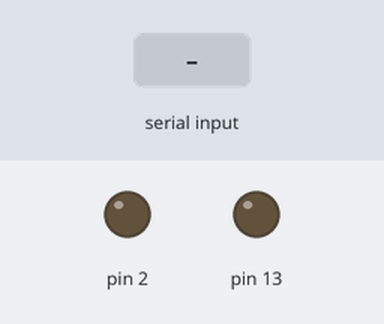
Recording of a sketch running on a simulated Arduino Leonardo, built with avr-gcc and run on an emulated ATmega32U4. On the bench: output pins drawn as LEDs (lit = HIGH). The test bench sets the inputs (shaded band). What the sketch prints to the serial monitor is not drawn.

Above: at 1.2 s.
1.3 s: "0" received over Serial
At 2.5 s:
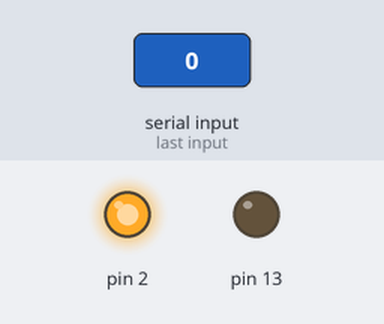
2.8 s: "." received over the second serial link
Timing chart, 0 to 5.8 s (numbered marks = the images above; inputs shaded):
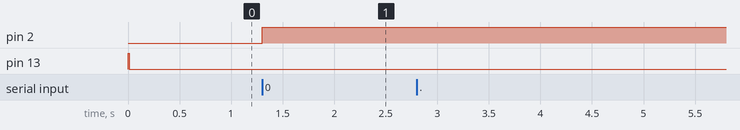

The sketch:

serial_micro_programmer.ino
```cpp
//** README **//
// This turns an Arduino Micro or other
// 32u4 device into an (only!) ATK500V2 (Arduino Serial Bootloader Protocol)
// compatible serial Adapter with auto reset on program.

// Connections
// Micro  --    Target Board
// VCC    ->    VCC  (Not needed if already powered)
// GND    ->    GND
// RX     ->    TX
// TX     ->    RX
// Pin-2  ->    DTR of target

uint32_t cooldown;
boolean cooledDown = true;
boolean allowMessages = false;

void setup() {
  pinMode(13, OUTPUT);
  pinMode(2, OUTPUT);

  digitalWrite(13, LOW);
  digitalWrite(13, HIGH);

  Serial1.begin(57600);
  Serial.begin(57600);
  while(!Serial);

  digitalWrite(13, LOW);
}

void resetCooldown() {
  cooldown = millis();
}

boolean updateCooldown() {
  return (cooledDown = (millis()-cooldown) > 500);
}

void loop() {
  if(Serial1.available()) {
    if(allowMessages)
      Serial.write(Serial1.read());
    else
      Serial1.read();
  }

  boolean readSomething = false;
  while(Serial.available()) {
    readSomething = true;
    byte b = Serial.read();
    if(cooledDown && b == 0x30) {

      Serial1.end();
      digitalWrite(2, LOW);
      delay(1);
      digitalWrite(2, HIGH);
      Serial1.begin(57600);


      allowMessages = true;
      resetCooldown();
    } else if(cooledDown && b == '.') {
      allowMessages =! allowMessages;
    }
    Serial1.write(b);
  }

  if(readSomething)
    resetCooldown();
  else
    updateCooldown();
}
```

Measured:
- after the input at 1.3 s, pin 2: LOW → HIGH at once
- after the input at 2.8 s, every drawn part: stays the same
